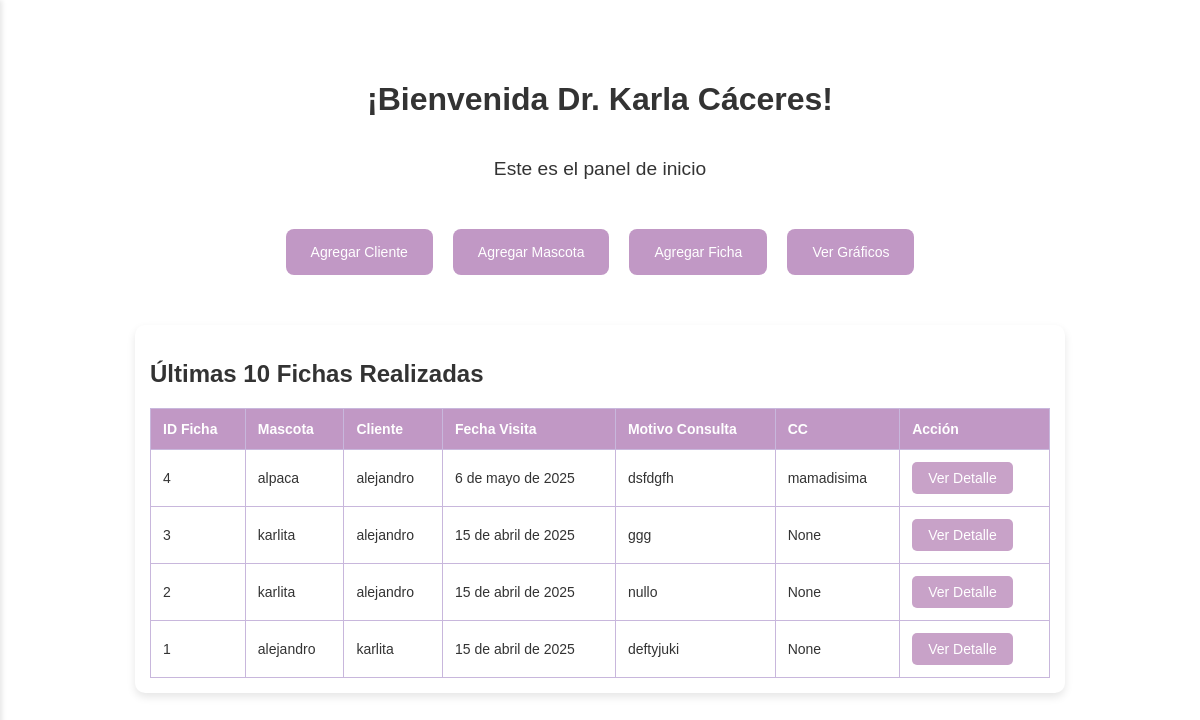
The app's page / (signed in) with its own data.
### vetapp/models.py (models this page shows, shortened)
class Ficha(models.Model):
    id_ficha = models.AutoField(primary_key=True)
    mascota = models.ForeignKey(Mascota, on_delete=models.CASCADE, related_name='fichas')
    cliente = models.ForeignKey(Cliente, on_delete=models.CASCADE)
    fecha_visita = models.DateField(default=timezone.now)
    motivo_consulta = models.TextField()
    anamnesis_remota = models.TextField()
    anamnesis_actual = models.TextField()
    cc = models.TextField(blank=True, null=True)
    pc = models.TextField()
    tllc = models.TextField()
    oidos = models.TextField()
    ojos = models.TextField()
    boca = models.TextField()
    linfonodo_submandibular = models.TextField()
    rt = models.CharField(max_length=10)
    fc = models.CharField(max_length=10)
    fr = models.CharField(max_length=10)
    pulso_femoral = models.TextField()
    palpacion_abdominal = models.TextField()
    miembro_reproductor = models.TextField()
    linfonodo_inguinal = models.TextField()
    pelaje = models.TextField()
    temperatura = models.CharField(max_length=10)
    tratamiento = models.TextField()
    recomendaciones = models.TextField()
    receta = models.TextField()

class Mascota(models.Model):
    SEXO_CHOICES = [
        ('Macho', 'Macho'),
        ('Hembra', 'Hembra'),
    ]
    ESPECIE_CHOICES = [
        ('Canino', 'Canino'),
        ('Felino', 'Felino'),
        ('Otro', 'Otro'),
    ]
    ESTADO_REPRODUCTIVO_CHOICES = [
        ('Entero', 'Entero'),
        ('Esterilizado', 'Esterilizado'),
    ]
    id_mascota = models.AutoField(primary_key=True)
    cliente = models.ForeignKey(Cliente, on_delete=models.CASCADE, related_name='mascotas')
    nombre = models.CharField(max_length=100)
    sexo = models.CharField(max_length=10, choices=SEXO_CHOICES)
    raza = models.CharField(max_length=100)
    especie = models.CharField(max_length=20, choices=ESPECIE_CHOICES)
    fecha_nacimiento = models.DateField()
    estado_reproductivo = models.CharField(max_length=15, choices=ESTADO_REPRODUCTIVO_CHOICES)
    def calcular_edad_completa(self):
        today = date.today()
        dias_totales = (today - self.fecha_nacimiento).days
        años = dias_totales // 365
        dias = dias_totales % 365
        años_texto = f"{años} año" if años == 1 else f"{años} años"
        dias_texto = f"{dias} día" if dias == 1 else f"{dias} días"
        return f"{años_texto} y {dias_texto}"
    edad = property(calcular_edad_completa)

class Cliente(models.Model):
    id_cliente = models.AutoField(primary_key=True)
    numero = models.CharField(max_length=20)
    mascota = models.CharField(max_length=100)  # Solo como dato de referencia rápida
    correo = models.EmailField()
    direccion = models.CharField(max_length=200)
    rut = models.CharField(max_length=12)
    nombre = models.CharField(max_length=100)

### vetapp/views.py (the view)
# urls.py: path('', views.home, name='home'),
@login_required
def home(request):
    fichas = Ficha.objects.all().order_by('-id_ficha')[:10]
    return render(request, 'vetapp/home.html', {'fichas': fichas})

### vetapp/templates/vetapp/home.html (shortened to what this page needs)
{% load static %}
<!DOCTYPE html>
<html lang="es">
<head>
    <link rel="stylesheet" href="{% static 'css/style.css' %}">
</head>
<body>
    <div class="home-container">
        <h1>¡Bienvenida Dr. Karla Cáceres!</h1>
        <p>Este es el panel de inicio</p>
        <div class="button-container">
            <a href="{% url 'agregar_cliente' %}"><button>Agregar Cliente</button></a>
            <a href="{% url 'agregar_mascota' %}"><button>Agregar Mascota</button></a>
            <a href="{% url 'agregar_ficha' %}"><button>Agregar Ficha</button></a>
            <a href="{% url 'graficos' %}"><button>Ver Gráficos</button></a>
        </div>
        <div class="tabla-container">
            <h2>Últimas 10 Fichas Realizadas</h2>
            <table>
                <thead>
                    <tr>
                        <th>ID Ficha</th>
                        <th>Mascota</th>
                        <th>Cliente</th>
                        <th>Fecha Visita</th>
                        <th>Motivo Consulta</th>
                        <th>CC</th>
                        <th>Acción</th>
                    </tr>
                </thead>
                <tbody>
                    {% for ficha in fichas %}
                        <tr>
                            <td>{{ ficha.id_ficha }}</td>
                            <td>{{ ficha.mascota.nombre }}</td>
                            <td>{{ ficha.cliente.nombre }}</td>
                            <td>{{ ficha.fecha_visita }}</td>
                            <td>{{ ficha.motivo_consulta }}</td>
                            <td>{{ ficha.cc }}</td>
                            <td>
                                <a href="{% url 'ver_detalle_ficha' ficha.id_ficha %}">
                                    <button class="detalle-btn">Ver Detalle</button>
                                </a>
                            </td>
                        </tr>
                    {% empty %}
                        <tr>
                            <td colspan="6">No hay fichas disponibles.</td>
                        </tr>
                    {% endfor %}
                </tbody>
            </table>
        </div>
    </div>
</body>
</html>

### static/css/style.css (style rules this page uses)
body { margin: 0; font-family: Arial, sans-serif; background-size: cover; background-position: center; color: #333; height: 100vh; }
.home-container { margin-left: 250px; padding: 40px; display: flex; flex-direction: column; align-items: center; justify-content: center; box-sizing: border-box; }
.home-container h1 { font-size: 2em; margin-bottom: 20px; }
.home-container p { font-size: 1.2em; }
.button-container { margin: 30px 0; display: flex; gap: 20px; flex-wrap: wrap; justify-content: center; }
.button-container button { background-color: #c198c5; border: none; padding: 15px 25px; border-radius: 8px; color: white; cursor: pointer; font-size: 14px; }
.tabla-container { background-color: white; border-radius: 10px; padding: 20px; box-shadow: 0px 4px 8px rgba(0,0,0,0.1); overflow-x: auto; width: 100%; max-width: 900px; margin-top: 20px; }
table { width: 100%; border-collapse: collapse; margin-top: 10px; }
th, td { border: 1px solid #c8b7dc; padding: 12px; text-align: left; }
th { background-color: #c198c5; color: white; }
.detalle-btn { background-color: #c8a2c8; border: none; color: white; padding: 8px 16px; font-size: 14px; border-radius: 5px; cursor: pointer; transition: background-color 0.3s ease; }
.button-container { display: flex; justify-content: space-between; margin-top: 30px; }
@media screen and (max-width: 1280px) { .home-container { margin-left: 0; padding: 60px 20px; } }
@media screen and (max-width: 1280px) { .table-container, .tabla-container { padding: 15px; overflow-x: auto; } }
@media screen and (max-width: 1280px) { .tabla-container table, .table-container table { font-size: 14px; } }

### records on screen
Ficha: id_ficha "4", mascota.nombre "alpaca", cliente.nombre "alejandro", fecha_visita "6 de mayo de 2025", motivo_consulta "dsfdgfh", cc "mamadisima"
Ficha: id_ficha "3", mascota.nombre "karlita", cliente.nombre "alejandro", fecha_visita "15 de abril de 2025", motivo_consulta "ggg", cc "None"
Ficha: id_ficha "2", mascota.nombre "karlita", cliente.nombre "alejandro", fecha_visita "15 de abril de 2025", motivo_consulta "nullo", cc "None"
Ficha: id_ficha "1", mascota.nombre "alejandro", cliente.nombre "karlita", fecha_visita "15 de abril de 2025", motivo_consulta "deftyjuki", cc "None"
